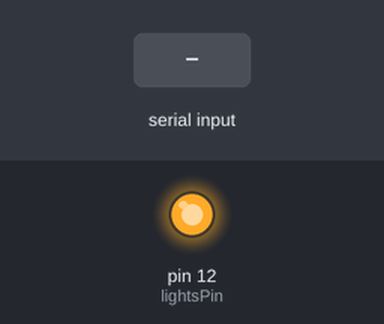
Simulated run of this sketch. Board: Arduino Uno, built with avr-gcc and run on an emulated ATmega328P. On the bench: output pins drawn as LEDs (lit = HIGH). The inputs (shaded band) are chosen by the test bench. What the sketch prints to the serial monitor is not drawn.

Above: at 0.1 s.
At 4.2 s:
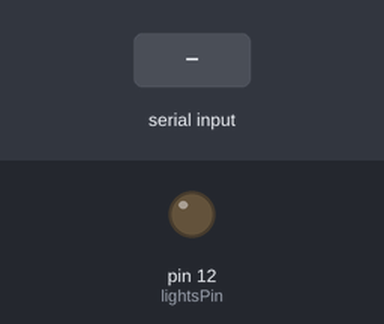
4.3 s: "90,45\n" received over Serial
Timing chart, 0 to 7.3 s (numbered marks = the images above; inputs shaded):
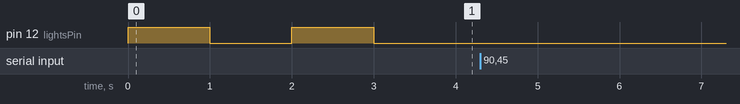

Measured:
- after the input at 4.3 s, every drawn part: stays the same

The sketch:

wakeUpToLight.ino
```cpp
int lightsPin = 12;      // Specify pin gate of FET that drives LED is connected tos
int curTime = 0;
int incomingByte = -1;
unsigned long StartTime = millis();
float alarm_hours = 9.5;
float fade_in_mins = 7; // Fade in time takes in effect after alarm turns on

unsigned long alarmTime = alarm_hours * 60 * 60 * 1000;
unsigned long fadeInTime = fade_in_mins * 60 * 1000;
String readString;

;void setup() {
  // put your setup code here, to run once:
  pinMode(lightsPin, OUTPUT);
  Serial.begin(9600);
  Serial.print("START OF PROGRAM");
  analogWrite(lightsPin, 255);
  delay(1000);
  analogWrite(lightsPin, 0);
  delay(1000);
  analogWrite(lightsPin, 255);
  delay(1000);
  analogWrite(lightsPin, 0);
}

void loop() {
  // put your main code here, to run repeatedly:

  curTime = curTime + 1;

  if (Serial.available())  {
    char c = Serial.read();  //gets one byte from serial buffer
    if (c == '\n') {
      //do stuff
      Serial.println(readString); //prints string to serial port out
      Serial.println(alarmTime); //prints string to serial port out
      readString=""; //clears variable for new input
     }
    else {
      readString += c; //makes the string readString
    }
  }

  if (Serial.available() > 0) {
    // read the incoming byte:
    incomingByte = Serial.read();

    // say what you got:
      Serial.print("I received: ");
      Serial.println(incomingByte, DEC);
      incomingByte = incomingByte - 48;
      analogWrite(lightsPin, incomingByte);
  }
  if (millis() - StartTime >= alarmTime) {
      Serial.print("TIMER EXPIRED");
      int fade = 0;
      while (millis() - StartTime < alarmTime + fadeInTime) {
        fade = ((millis() - StartTime - alarmTime) /  (fadeInTime / 255));
        Serial.print(fade, DEC);
        Serial.print("\n");
        analogWrite(lightsPin, fade);

      }
      analogWrite(lightsPin, 255);
      Serial.print("Done");
      while (1 == 1) {}

  }
}
```
